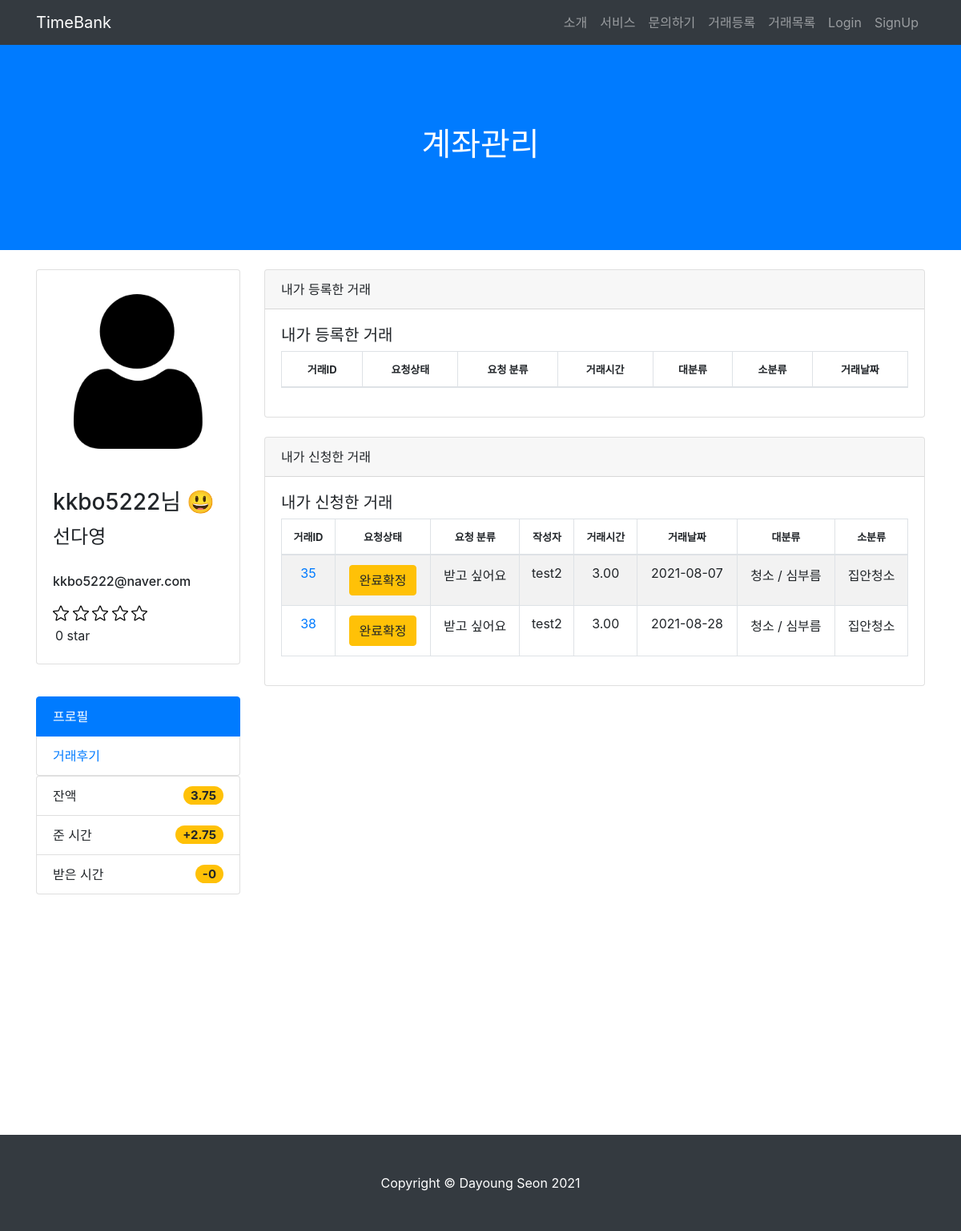
/account/kkbo5222/account, run on the app's committed database.
### TimeBank_account/models.py (models this page shows)
class User(AbstractUser):
    username = models.CharField(max_length=64, verbose_name='사용자ID', unique=True)
    email = models.EmailField(max_length=128, verbose_name='E-mail')
    name = models.CharField(max_length=64, verbose_name='이름')
    password = models.CharField(max_length=100, verbose_name='비밀번호')
    contact = models.CharField(max_length=150, verbose_name='연락처')
    birth = models.CharField(max_length=150, verbose_name='생년월일')
    user_age = models.CharField(max_length=50, verbose_name='연령대')
    gender_choice = [('여성','여성'),('남성','남성'),('기타','기타')]
    gender = models.CharField(max_length=2, choices=gender_choice, verbose_name='성별')
    balance = models.DecimalField(decimal_places=2, max_digits=5,verbose_name='잔액', default=0)
    registered_dtn = models.DateField(auto_now_add=True, verbose_name='가입일자')
    image = models.ImageField(upload_to="images/", blank=True)
    about = models.TextField(verbose_name="소개말", blank=True)
    object = CustomUserManager()
    user_mode = [('코디네이터','코디네이터'),('사용자','사용자')]
    mode = models.CharField(max_length=60, choices=user_mode, verbose_name='유저등급', default='사용자', null=True)
    star = models.IntegerField(validators=[MinValueValidator(1), MaxValueValidator(5)], null=True, verbose_name='평균평점')
    def __str__(self):
        return self.username
    class Meta:
        db_table = 'TimeBank_user'

### TimeBank_app/models.py (models this page shows, shortened)
class Apply(models.Model):
    from_post = models.ForeignKey('TimeBank_app.Post', related_name='apply_post', on_delete=models.CASCADE)
    to_user = models.ForeignKey('TimeBank_account.User', related_name='apply_user', on_delete=models.CASCADE)
    create_at = models.DateTimeField(auto_now=True)
    class Meta:
        unique_together = (('from_post', 'to_user'))

class Post(models.Model):
    date = models.CharField(max_length=140)
    start_time = models.CharField(max_length=140)
    end_time = models.CharField(max_length=140)
    service_choice = (('주고싶어요','주고싶어요'),('받고싶어요','받고싶어요'))
    service = models.CharField(max_length=50, choices=service_choice)
    location = models.CharField(max_length=140)
    main_list = (('청소 / 심부름','청소 / 심부름'),
     ('몸 가꾸기 / 치장하기','몸 가꾸기 / 치장하기'),
     ('수선/ 수리','수선/ 수리'),
     ('상담','상담'),
     ('이동','이동'),
     ('먹기','먹기'),
     ('교육 / 여가생활','교육 / 여가생활'),
     ('정서지지','정서지지'),
     ('돌봄','돌봄'),
     ('식물 가꾸기','식물 가꾸기'),
     ('모임 장소 대여','모임 장소 대여'),
     ('의사소통','의사소통'),
     ('건강관리','건강관리'),
     ('기타','기타'),
     )
    mainwork = models.CharField(max_length=100, choices=main_list, null=True)
    subwork = models.CharField(max_length=200, verbose_name='세부 목록', default='')
    content = models.TextField(verbose_name='내용')
    created_at = models.DateTimeField(auto_now_add=True, verbose_name='등록시간')
    tok = models.DecimalField(default=1, decimal_places=2, max_digits=5, verbose_name='거래시간')
    author = models.ForeignKey('TimeBank_account.User', on_delete=models.CASCADE, verbose_name='작성자')
    status_list = (('대기','대기'),('진행','진행'),('완료','완료'),('완료확정','완료확정'),('중단','중단'))
    status = models.CharField(max_length=50, choices=status_list, default='대기')
    respond_list = (('요청대기','요청대기'),('요청승인', '요청승인'),('요청거절','요청거절'))
    respond = models.CharField(max_length=50, choices=respond_list, verbose_name='승인상태', default='요청대기')
    applicants = models.ManyToManyField('self', blank = True, related_name='apply_user', through='Apply', symmetrical=False)
    giver = models.ForeignKey('TimeBank_account.User', on_delete=models.CASCADE, related_name='give_user', verbose_name='주는사람', null=True)
    taker = models.ForeignKey('TimeBank_account.User', on_delete=models.CASCADE, related_name='take_user', verbose_name='받는사람', null=True)
    class Meta:
        ordering = ['-created_at']

### TimeBank_account/views.py (the view)
# urls.py: path('<str:username>/account', views.account_history, name="account"),
def account_history(request, username):
    user_profile = get_object_or_404(User,username=username)
    posts = Post.objects.all()
    my_posts = posts.filter(author = user_profile)
    regsiter_posts = Apply.objects.filter(to_user = user_profile)
    plus_list = Account.objects.filter(giver= user_profile).aggregate(Sum('tok'))
    plus_tok = plus_list['tok__sum']
    minus_list = Account.objects.filter(taker= user_profile).aggregate(Sum('tok'))
    minus_tok = minus_list['tok__sum']
    if minus_tok == None:
        minus_tok = 0
    else:
        minus_tok
    if plus_tok == None:
        plus_tok = 0
    recieved_reviews = Review.objects.filter(partner=user_profile)
    recieved_review_num = len(recieved_reviews)
    if recieved_review_num == 0:
        avg_star = 0
    else:
        avg_star = user_profile.star/recieved_review_num
    if 0<=avg_star<1:
        avg_star_view = 0
    elif 1<=avg_star<2:
        avg_star_view = 1
    elif 2<=avg_star<3:
        avg_star_view = 2
    elif 3<=avg_star<4:
        avg_star_view = 3
    elif 4<=avg_star<5:
        avg_star_view = 4
    elif avg_star==5:
        avg_star_view = 5
    context = {'user_profile':user_profile, 'my_posts': my_posts, 'regsiter_posts': regsiter_posts,
         'plus_tok':plus_tok, 'minus_tok':minus_tok, 'avg_star':avg_star, "avg_star_view":avg_star_view}
    return render(request, "account.html",context)

### TimeBank_account/templates/account.html (shortened to what this page needs)
{% load static %}
<html lang="en">
<head>
  <link href="{% static 'vendor/bootstrap/css/bootstrap.min.css' %}" rel="stylesheet">
  <link href="{% static 'css/scrolling-nav.css' %}" rel="stylesheet">
</head>
<body id="page-top">
 <nav class="navbar navbar-expand-lg navbar-dark bg-dark fixed-top" id="mainNav">
  <div class="container">
    <a class="navbar-brand js-scroll-trigger" href="{% url 'index' %}">TimeBank</a>
    <div class="collapse navbar-collapse" id="navbarResponsive">
      <ul class="navbar-nav ml-auto">
        <li class="nav-item">
          <a class="nav-link js-scroll-trigger" href="{% url 'index' %}">소개</a>
        </li>
        <li class="nav-item">
          <a class="nav-link js-scroll-trigger" href="{% url 'index' %}">서비스</a>
        </li>
        <li class="nav-item">
          <a class="nav-link js-scroll-trigger" href="{% url 'index' %}">문의하기</a>
        </li>
        <li class="nav-item">
          <a class="nav-link js-scroll-trigger" href="{% url 'new_post' %}">거래등록</a>
        </li>
      <li class="nav-item">
        <a class="nav-link js-scroll-trigger" href="{% url 'post_list' %}">거래목록</a>
      </li>
        {% if user.is_authenticated %}
        <li class="nav-item">
          <a class="nav-link js-scroll-trigger" href="{% url 'profile' user.username %}">{{ user.get_username }}</a>
        </li>
        <li class="nav-item">
          <form action="{% url 'logout' %}" method="POST">
            {% csrf_token %}
            <input type="submit" class="nav-link logout" href="{% url 'logout' %}" value="Logout" style="border: none; background: transparent;">
          </form>
        </li>
        {% else %}
        <li class="nav-item">
          <a class="nav-link js-scroll-trigger" href="{% url 'login' %}">Login</a>
        </li>
        <li class="nav-item">
          <a class="nav-link js-scroll-trigger" href="{% url 'register' %}">SignUp</a>
        </li>
        {% endif %}
      </ul>
    </div>
  </div>
</nav>
  <header class="bg-primary text-white">
    <div class="container text-center">
      <h1>계좌관리</h1>
    </div>
  </header>
 <div class="container">
  <div class="row">
    <div class="col-lg-3">
      <div class="card mt-4">
        {% if user_profile.image %}
        <img class="card-img-top img-fluid" src="{{ user.image.url }}" alt="user" style="padding: 30px;">
        {% else %}
        <img class="card-img-top img-fluid" src="/static/img/user.png" alt="user" style="padding: 30px;">
        {% endif %}
        <div class="card-body">
          <h3 class="card-title">{{ user_profile.username }}님 😃</h3>
          <h4>{{ user_profile.name }}</h4><br>
          <h6>{{ user_profile.email }}</h6>
          <span>
            {% if avg_star_view == 0 %}
              <img width="20" height="20"/>
              <img width="20" height="20"/>
              <img width="20" height="20"/>
              <img width="20" height="20"/>
              <img width="20" height="20"/>
              {% elif avg_star_view == 5 %}
              &#11088;&#11088;&#11088;&#11088;
              {% endif %}
          </span>
           <div style="margin: 3px; margin-top:5px;">{{avg_star}} star</div>
        </div>
      </div>
      <p><br></p>
      {% if user_profile.username == user.get_username %}
      <div class="list-group">
        <a href="{% url 'profile' user_profile.username %}" class="list-group-item active">프로필</a>
        <a href="{% url 'balance' user_profile.username %}" class="list-group-item">시간계좌</a>
        <a href="{% url 'account' user_profile.username %}" class="list-group-item">거래내역</a>
        <a href="{% url 'my_review' user_profile.username %}" class="list-group-item">거래후기</a>
      </div>
      <br><br>
    {% else %}
      {% if user_profile.mode == '코디네이터' %}
      <div class="list-group">
        <a href="{% url 'profile' user_profile.username %}" class="list-group-item active">프로필</a>
        <a href="{% url 'balance' user_profile.username %}" class="list-group-item">시간계좌</a>
        <a href="{% url 'account' user_profile.username %}" class="list-group-item">거래내역</a>
        <a href="{% url 'my_review' user_profile.username %}" class="list-group-item">거래후기</a>
      </div>
      <br><br>
      {% else %}
      <div class="list-group">
        <a href="{% url 'profile' user_profile.username %}" class="list-group-item active">프로필</a>
        <a href="{% url 'my_review' user_profile.username %}" class="list-group-item">거래후기</a>
      </div>
      {% endif %}
    {% endif %}
      <ul class="list-group">
        <li class="list-group-item d-flex justify-content-between align-items-center">
          잔액
          <span class="badge badge-warning badge-pill" style="font-size: 15px;">{{ user_profile.balance }}</span>
        </li>
        <li class="list-group-item d-flex justify-content-between align-items-center">
          준 시간
          <span class="badge badge-warning badge-pill" style="font-size: 15px;">+{{plus_tok}}</span>
        </li>
        <li class="list-group-item d-flex justify-content-between align-items-center">
          받은 시간
          <span class="badge badge-warning badge-pill" style="font-size: 15px;">-{{minus_tok}}</span>
        </li>
      </ul>
    </div>
    <div class="col-lg-9">
      <div class="card card-outline-secondary my-4">
        <div class="card-header">
          내가 등록한 거래
        </div>
        <div class="card-body">
          <h5>내가 등록한 거래</h5>
          <table id="example" class="table table-striped table-bordered" style="width:100%">
            <thead>
              <tr>
                <th style="font-size: 13px; text-align: center;">거래ID</th>
                  <th style="font-size: 13px; text-align: center;">요청상태</th>
                  <th style="font-size: 13px; text-align: center;">요청 분류</th>
                  <th style="font-size: 13px; text-align: center;">거래시간</th>
                  <th style="font-size: 13px; text-align: center;">대분류</th>
                  <th style="font-size: 13px; text-align: center;">소분류</th>
                  <th style="font-size: 13px; text-align: center;">거래날짜</th>
            </tr>
            </thead>
          </table>
        </div>
      </div>
      <div class="card card-outline-secondary my-4">
        <div class="card-header">
          내가 신청한 거래
        </div>
        <div class="card-body">
          <h5>내가 신청한 거래</h5>
          <table id="example" class="table table-striped table-bordered" style="width:100%">
            <thead>
                <tr>
                  <th style="font-size: 13px; text-align: center;">거래ID</th>
                  <th style="font-size: 13px; text-align: center;">요청상태</th>
                  <th style="font-size: 13px; text-align: center;">요청 분류</th>
                  <th style="font-size: 13px; text-align: center;">작성자</th>
                  <th style="font-size: 13px; text-align: center;">거래시간</th>
                  <th style="font-size: 13px; text-align: center;">거래날짜</th>
                  <th style="font-size: 13px; text-align: center;">대분류</th>
                  <th style="font-size: 13px; text-align: center;">소분류</th>
                </tr>
            </thead>
            {% for regsiter_post in regsiter_posts %}
                <tr>
                  <td style="text-align: center;"><a href="{% url 'post_detail' regsiter_post.from_post.id %}">{{ regsiter_post.from_post.id }}</a></td>
                  {% if regsiter_post.from_post.status == "대기" %}
                    <td style="text-align: center;"><button type="button" class="btn btn-primary">{{ regsiter_post.from_post.status}}</button></td>
                  {% elif regsiter_post.from_post.status == "진행" %}
                    <td style="text-align: center;"><button type="button" class="btn btn-success">{{ regsiter_post.from_post.status}}</button></td>
                  {% elif regsiter_post.from_post.status == "완료" %}
                    <td style="text-align: center;"><button type="button" class="btn btn-warning">{{ regsiter_post.from_post.status}}</button></td>
                  {% elif regsiter_post.from_post.status == "완료확정" %}
                    <td style="text-align: center;"><button type="button" class="btn btn-warning">{{ regsiter_post.from_post.status}}</button></td>
                  {% elif regsiter_post.from_post.status == "중단" %}
                    <td style="text-align: center;"><button type="button" class="btn btn-secondary">{{ regsiter_post.from_post.status}}</button></td>
                  {% endif %}
                    <td style="text-align: center;">{{ regsiter_post.from_post.service }}</td>
                    <td style="text-align: center;">{{ regsiter_post.from_post.author }}</td>
                    <td style="text-align: center;">{{ regsiter_post.from_post.tok }}</td>
                    <td style="text-align: center;">{{ regsiter_post.from_post.date }}</td>
                    <td style="text-align: center;">{{ regsiter_post.from_post.mainwork }}</td>
                    <td style="text-align: center;">{{ regsiter_post.from_post.subwork }}</td>
                </tr>
                {% endfor %}
          </table>
        </div>
    </div>
  </div>
</div>
</div>
<section id="about">
</section>
  <footer class="py-5 bg-dark">
    <div class="container">
      <p class="m-0 text-center text-white">Copyright &copy; Dayoung Seon 2021</p>
    </div>
  </footer>
</body>

### TimeBank_account/static/css/scrolling-nav.css (style rules this page uses)
header { padding: 156px 0 100px; }
section { padding: 150px 0; }

### data on the page
User: username "kkbo5222", name "선다영", email "kkbo5222@naver.com", balance "3.75"
Apply: from_post.id "35", from_post.status "완료확정", from_post.service "받고 싶어요", from_post.author "test2", from_post.tok "3.00", from_post "2021-08-07", from_post.mainwork "청소 / 심부름", from_post.subwork "집안청소"
Apply: from_post.id "38", from_post.status "완료확정", from_post.service "받고 싶어요", from_post.author "test2", from_post.tok "3.00", from_post "2021-08-28", from_post.mainwork "청소 / 심부름", from_post.subwork "집안청소"

### other printed values
{{ avg_star }} "0"
{{ plus_tok }} "2.75"
{{ minus_tok }} "0"
